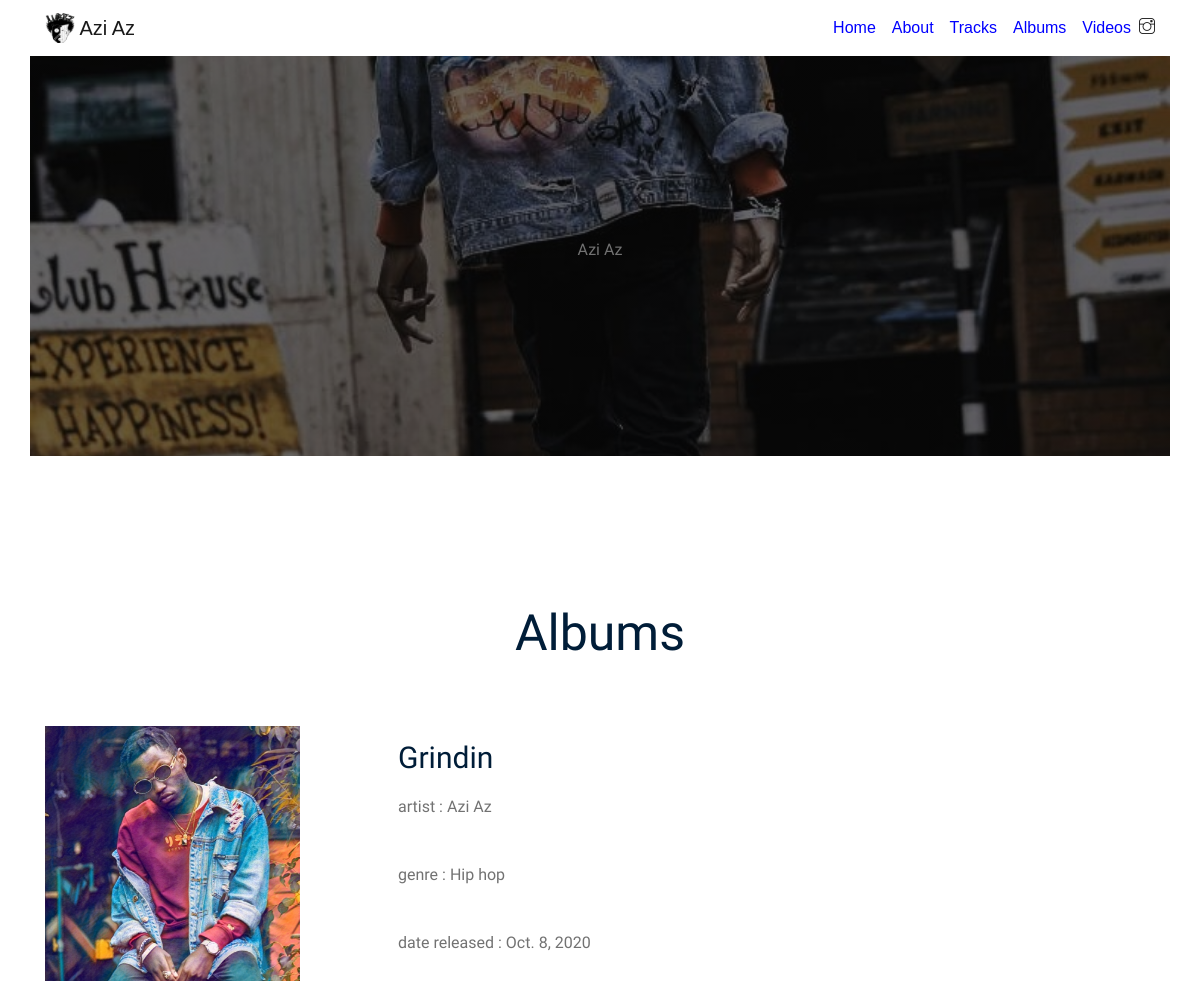
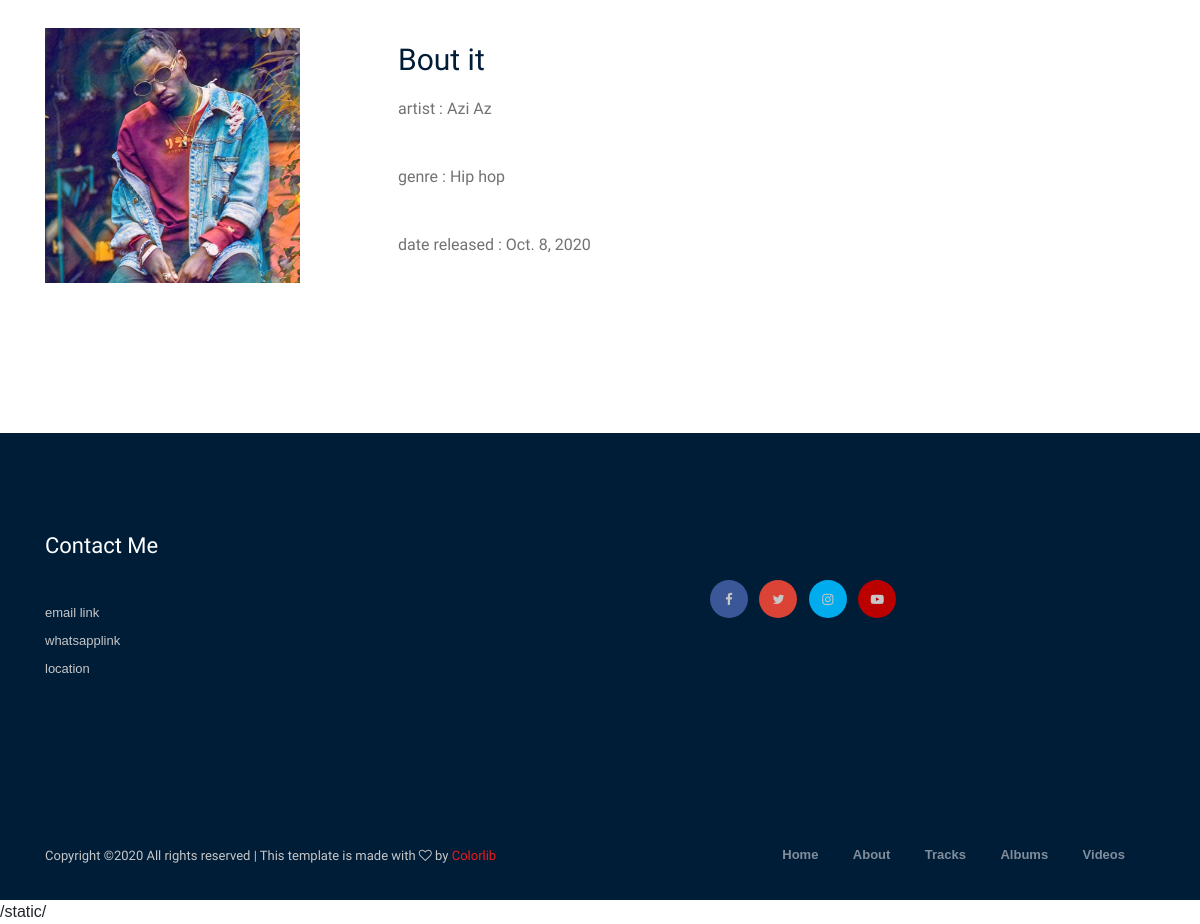
/music/albums/, run on the app's committed database (2 pictures, top to bottom).
### music/models.py (models this page shows, shortened)
class Album(models.Model):
    title = models.CharField(max_length=250)
    artist = models.CharField(max_length=250)
    genre = models.CharField(max_length=250)
    logo = models.ImageField(upload_to='album_images')
    date_uploaded = models.DateField()

### music/views.py (the view)
# urls.py: path('albums/', views.albums, name='albums'),
def albums(request):
	theAlbum = Album.objects.order_by('-date_uploaded')
	return render(request, 'albums.html', {'theAlbum':theAlbum})

### music/templates/albums.html (shortened to what this page needs)
{% extends 'base.html' %}
{% load static %}
{% block content %}
    <div class="about_area">
        <div class="row">
            <div class="col-xl-12">
                <div class="section_title text-center mb-65">
                    <h3>Albums</h3>
                </div>
            </div>
        </div>
        {% for alb in theAlbum %}
        <div class="container">
            <div class="row align-items-center">
                <div class="col-xl-3 col-lg-5 grid-item cat2 col-md-5">
                    <div class="about_thumb">
                        <a href="{% url 'album_details' alb.id %}"><img class="img-fluid" src="{% static 'az/image5.jpg' %}" alt=""></a>
                    </div>
                </div>
                <div class="col-xl-7 col-md-6">
                    <div class="about_info">
                        <a href="{% url 'album_details' alb.id %}"><h2>{{alb.title}}</h2></a>
                        <p>artist : {{alb.artist}}</p>
                        <p>genre : {{alb.genre}}</p>
                        <p>date released : {{alb.date_uploaded}}</p>
                    </div>
                </div>
            </div>
        </div>
        {% endfor %}
    </div>
{% endblock content %}

### static/custom/hero.css (style rules this page uses)
body, html { height: 100%; }

### static/custom/custom.css (style rules this page uses)
body { font-family: 'Ranchers', sans-serif; }

### data on the page
Album: title "Grindin", artist "Azi Az", genre "Hip hop", date_uploaded "Oct. 8, 2020"
Album: title "Bout it", artist "Azi Az", genre "Hip hop", date_uploaded "Oct. 8, 2020"
